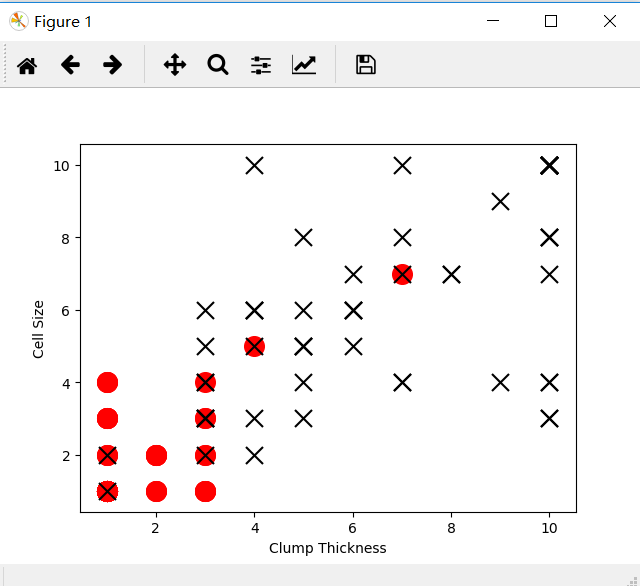

Recreate this plot in Python.
#良恶性肿瘤预测 示例

import pandas as pd
df_train = pd.read_csv('E:/PythonPackage/csv/breast-cancer-train.csv')#传入训练文件数据存入df_train
df_test = pd.read_csv('E:/PythonPackage/csv/breast-cancer-test.csv')#传入测试文件数据存入df_test

df_test_negative = df_test.loc[df_test['Type']==0][['Clump Thickness', 'Cell Size']]#选取肿瘤厚度和大小作为特征，构建测试集中的正负分类样本
df_test_positive = df_test.loc[df_test['Type']==1][['Clump Thickness', 'Cell Size']]

import matplotlib.pyplot as plt
plt.scatter(df_test_negative['Clump Thickness'],df_test_negative['Cell Size'],marker='o',s=200,c='red')#绘制良性肿瘤样本点，标记为红色的o
plt.scatter(df_test_positive['Clump Thickness'],df_test_positive['Cell Size'],marker='x',s=150,c='black')#绘制恶性肿瘤样本点，标记为黑色的x

plt.xlabel('Clump Thickness')#绘制x,y轴的说明
plt.ylabel('Cell Size')

plt.show() #p1,训练样本

import numpy as np
intercept = np.random.random([1])#使用random函数随机采样直线的截距和系数
coef = np.random.random([2])
lx = np.arange(0,12)
ly = (-intercept-lx*coef[0])/coef[1]
plt.plot(lx,ly,c="green")#绘制随机直线

plt.scatter(df_test_negative['Clump Thickness'],df_test_negative['Cell Size'],marker='o',s=200,c="red")
plt.scatter(df_test_positive['Clump Thickness'],df_test_positive['Cell Size'],marker='x',s=150,c='black')
plt.xlabel('Clump Thickness')#绘制x,y轴的说明
plt.ylabel('Cell Size')

plt.show() #p2，训练样本和随机直线

from sklearn.linear_model import LogisticRegression#导入逻辑回归分类器
lr = LogisticRegression()

lr.fit(df_train[['Clump Thickness','Cell Size']][:10],df_train['Type'][:10])#使用前10条训练样本训练直线的系数和截距
print('10 samples:%f' %lr.score(df_test[['Clump Thickness','Cell Size']],df_test['Type']))  #输出：0.8685714285714285

intercept = lr.intercept_
coef = lr.coef_[0, :]

ly = (-intercept - lx * coef[0]) / coef[1]

plt.plot(lx, ly, c='green')
plt.scatter(df_test_negative['Clump Thickness'],df_test_negative['Cell Size'], marker = 'o', s=200, c='red')
plt.scatter(df_test_positive['Clump Thickness'],df_test_positive['Cell Size'], marker = 'x', s=150, c='black')
plt.xlabel('Clump Thickness')
plt.ylabel('Cell Size')
plt.show()  #p3，使用前十个训练样本训练直线的截距和系数

lr = LogisticRegression()

lr.fit(df_train[['Clump Thickness', 'Cell Size']], df_train['Type'])
print('all samples:%f'%lr.score(df_test[['Clump Thickness', 'Cell Size']], df_test['Type'])) #模型准确率

intercept = lr.intercept_
coef = lr.coef_[0, :]
ly = (-intercept - lx * coef[0]) / coef[1]

plt.plot(lx, ly, c='blue')
plt.scatter(df_test_negative['Clump Thickness'],df_test_negative['Cell Size'], marker = 'o', s=200, c='red')
plt.scatter(df_test_positive['Clump Thickness'],df_test_positive['Cell Size'], marker = 'x', s=150, c='black')
plt.xlabel('Clump Thickness')
plt.ylabel('Cell Size')
plt.show()  #p4，使用所有训练样本训练直线的截距和系数
